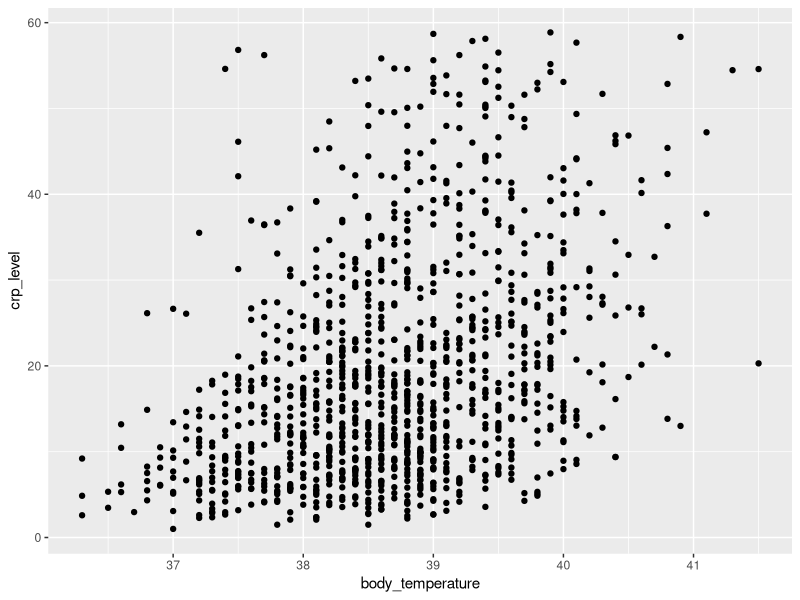
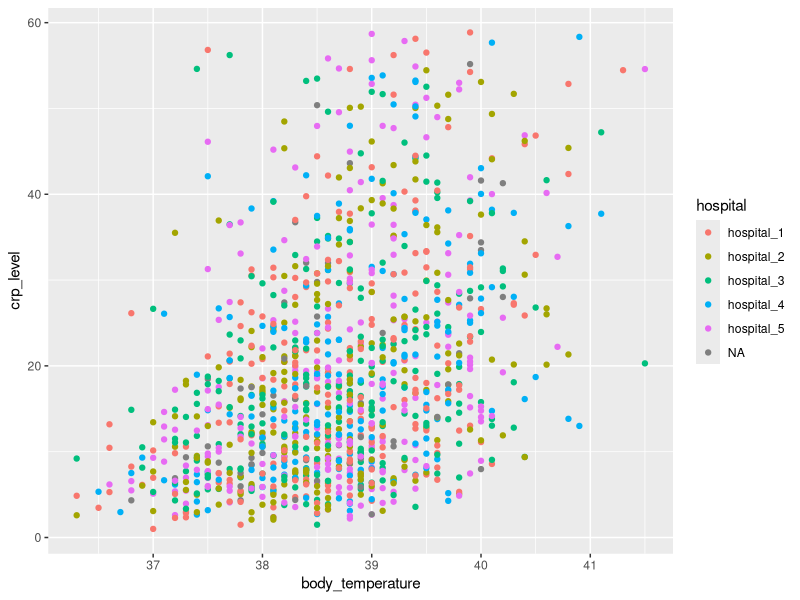
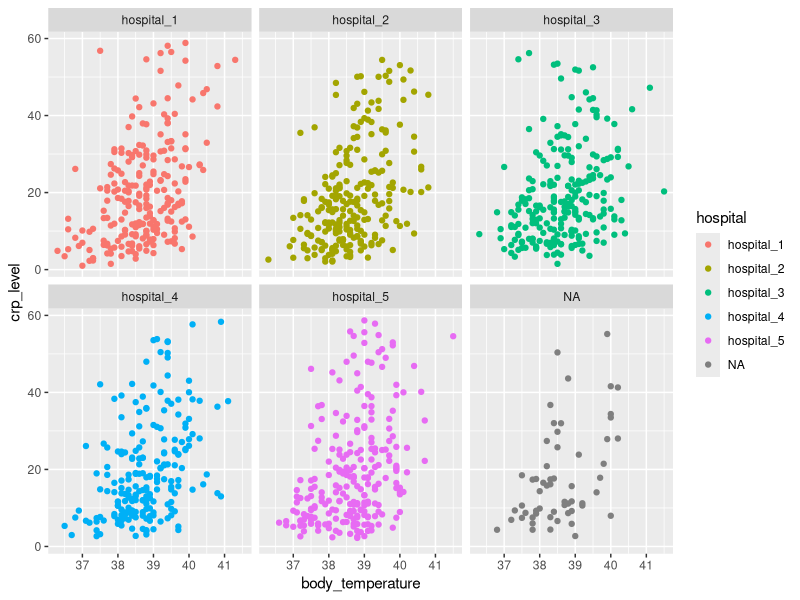

Generate these figures, in order, with R:
## ---- chunk 1
#| message: false
library(tidyverse)
## ---- chunk 2
#| message: false
infections <- read_csv("data/infections.csv")
## ---- chunk 3
#| eval: true
head(infections)
## ---- chunk 4
#| eval: true
nrow(infections)
## ---- chunk 5
#| eval: true
ncol(infections)
## ---- chunk 6
#| eval: true
summary(infections)
## ---- chunk 7
#| eval: true
str(infections)
## ---- chunk 8
#| eval: true
unique(infections$infection_type)
## ---- chunk 9
#| eval: true
sum(is.na(infections$infection_type))
## ---- chunk 10
infections[, c("patient_id", "systolic_pressure")]
## ---- chunk 11
#| eval: true
infections[1:3, c("patient_id", "systolic_pressure")]
## ---- chunk 12
ggplot(infections, aes(x = body_temperature, y = crp_level)) +
  geom_point()
## ---- chunk 13
ggplot(infections, aes(x = body_temperature, y = crp_level,
                       colour = hospital)) +
  geom_point()
## ---- chunk 14
ggplot(infections, aes(x = body_temperature, y = crp_level,
                       colour = hospital)) +
  geom_point() +
  facet_wrap(facets = vars(hospital))
